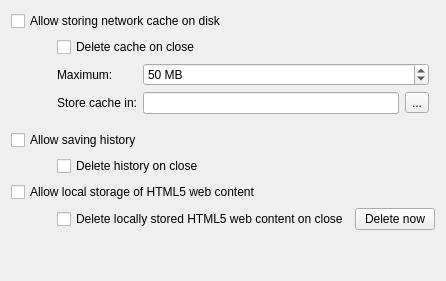
             <widget class="QWidget" name="tab_2">
              <attribute name="title">
               <string>Local Storage</string>
              </attribute>
              <layout class="QGridLayout" name="gridLayout_19">
               <item row="0" column="0" colspan="2">
                <layout class="QGridLayout" name="gridLayout_4">
                 <item row="0" column="0" colspan="3">
                  <widget class="QCheckBox" name="allowCache">
                   <property name="text">
                    <string>Allow storing network cache on disk</string>
                   </property>
                  </widget>
                 </item>
                 <item row="1" column="0">
                  <spacer name="horizontalSpacer_33">
                   <property name="orientation">
                    <enum>Qt::Horizontal</enum>
                   </property>
                   <property name="sizeType">
                    <enum>QSizePolicy::Fixed</enum>
                   </property>
                   <property name="sizeHint" stdset="0">
                    <size>
                     <width>40</width>
                     <height>20</height>
                    </size>
                   </property>
                  </spacer>
                 </item>
                 <item row="1" column="1" colspan="3">
                  <widget class="QCheckBox" name="removeCache">
                   <property name="text">
                    <string>Delete cache on close</string>
                   </property>
                  </widget>
                 </item>
                 <item row="2" column="1">
                  <widget class="QLabel" name="maxCacheLabel">
                   <property name="text">
                    <string>Maximum:</string>
                   </property>
                  </widget>
                 </item>
                 <item row="2" column="2">
                  <widget class="QSpinBox" name="cacheMB">
                   <property name="suffix">
                    <string> MB</string>
                   </property>
                   <property name="minimum">
                    <number>1</number>
                   </property>
                   <property name="maximum">
                    <number>999999999</number>
                   </property>
                   <property name="value">
                    <number>50</number>
                   </property>
                  </widget>
                 </item>
                 <item row="3" column="1">
                  <widget class="QLabel" name="storeCacheLabel">
                   <property name="text">
                    <string>Store cache in:</string>
                   </property>
                   <property name="alignment">
                    <set>Qt::AlignRight|Qt::AlignTrailing|Qt::AlignVCenter</set>
                   </property>
                  </widget>
                 </item>
                 <item row="3" column="2">
                  <layout class="QHBoxLayout" name="horizontalLayout_20">
                   <item>
                    <widget class="QLineEdit" name="cachePath"/>
                   </item>
                   <item>
                    <widget class="MacToolButton" name="changeCachePath">
                     <property name="text">
                      <string>...</string>
                     </property>
                    </widget>
                   </item>
                  </layout>
                 </item>
                </layout>
               </item>
               <item row="2" column="0" colspan="2">
                <layout class="QGridLayout" name="gridLayout_3">
                 <item row="0" column="0" colspan="3">
                  <widget class="QCheckBox" name="saveHistory">
                   <property name="text">
                    <string>Allow saving history</string>
                   </property>
                  </widget>
                 </item>
                 <item row="1" column="1">
                  <widget class="QCheckBox" name="deleteHistoryOnClose">
                   <property name="text">
                    <string>Delete history on close</string>
                   </property>
                  </widget>
                 </item>
                 <item row="1" column="0">
                  <spacer name="horizontalSpacer_4">
                   <property name="orientation">
                    <enum>Qt::Horizontal</enum>
                   </property>
                   <property name="sizeType">
                    <enum>QSizePolicy::Fixed</enum>
                   </property>
                   <property name="sizeHint" stdset="0">
                    <size>
                     <width>40</width>
                     <height>20</height>
                    </size>
                   </property>
                  </spacer>
                 </item>
                 <item row="2" column="0" colspan="3">
                  <widget class="QCheckBox" name="html5storage">
                   <property name="text">
                    <string>Allow local storage of HTML5 web content</string>
                   </property>
                  </widget>
                 </item>
                 <item row="3" column="1">
                  <widget class="QCheckBox" name="deleteHtml5storageOnClose">
                   <property name="text">
                    <string>Delete locally stored HTML5 web content on close</string>
                   </property>
                  </widget>
                 </item>
                 <item row="1" column="2">
                  <spacer name="horizontalSpacer_21">
                   <property name="orientation">
                    <enum>Qt::Horizontal</enum>
                   </property>
                   <property name="sizeHint" stdset="0">
                    <size>
                     <width>40</width>
                     <height>20</height>
                    </size>
                   </property>
                  </spacer>
                 </item>
                 <item row="3" column="2">
                  <widget class="QPushButton" name="deleteHtml5storage">
                   <property name="sizePolicy">
                    <sizepolicy hsizetype="Fixed" vsizetype="Fixed">
                     <horstretch>0</horstretch>
                     <verstretch>0</verstretch>
                    </sizepolicy>
                   </property>
                   <property name="text">
                    <string>Delete now</string>
                   </property>
                  </widget>
                 </item>
                </layout>
               </item>
               <item row="3" column="0">
                <spacer name="verticalSpacer_11">
                 <property name="orientation">
                  <enum>Qt::Vertical</enum>
                 </property>
                 <property name="sizeHint" stdset="0">
                  <size>
                   <width>20</width>
                   <height>40</height>
                  </size>
                 </property>
                </spacer>
               </item>
               <item row="1" column="0" colspan="2">
                <spacer name="verticalSpacer">
                 <property name="orientation">
                  <enum>Qt::Vertical</enum>
                 </property>
                 <property name="sizeType">
                  <enum>QSizePolicy::Fixed</enum>
                 </property>
                 <property name="sizeHint" stdset="0">
                  <size>
                   <width>20</width>
                   <height>10</height>
                  </size>
                 </property>
                </spacer>
               </item>
              </layout>
             </widget>
